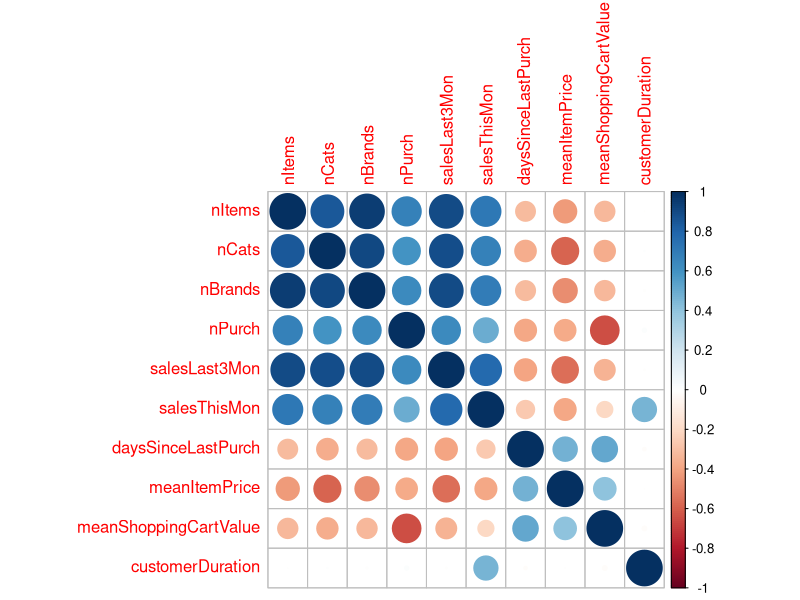
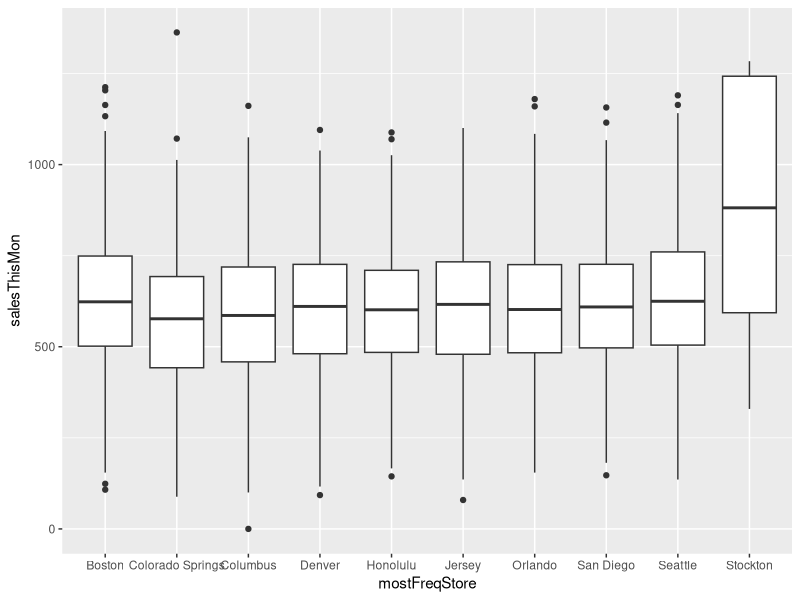
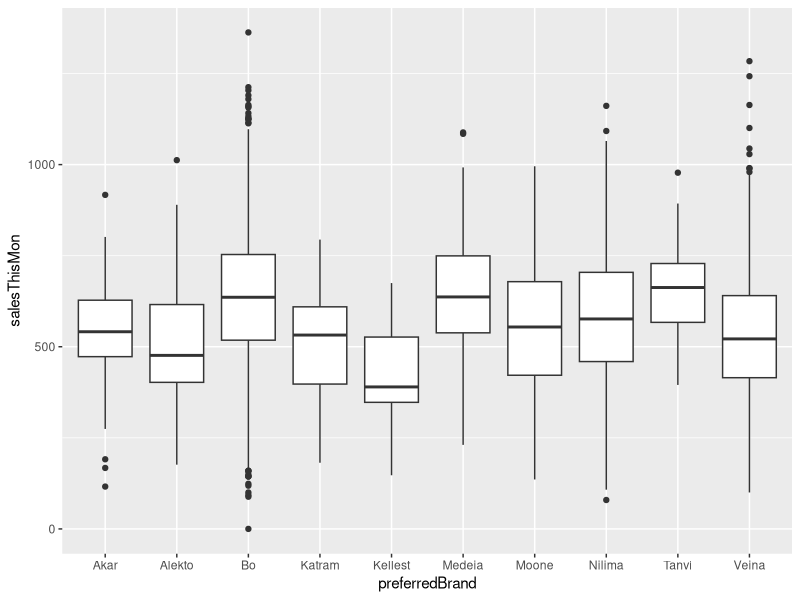

Here is the R script that generated these plots, in order:

library(readr)
library(dplyr)
library(corrplot)
library(ggplot2)

## Variable: Description
## id: identification number of customer
## mostFreqStore: store person bought mostly from
## mostFreqCat: category person purchased mostly
## nCats: number of different categories
## preferredBrand: brand person purchased mostly
## nBrands: number of different brands

salesData <- read_csv("../data/salesData.csv")

str(salesData, give.attr = FALSE)


## understand correlation of variables

salesData %>%
    select_if(is.numeric) %>%
    select(-id) %>%
    cor() %>%
    corrplot()

## distribution of sales by stores, brands

ggplot(salesData, aes(mostFreqStore, salesThisMon)) +
    geom_boxplot()

ggplot(salesData) +
    geom_boxplot(aes(preferredBrand, salesThisMon))
